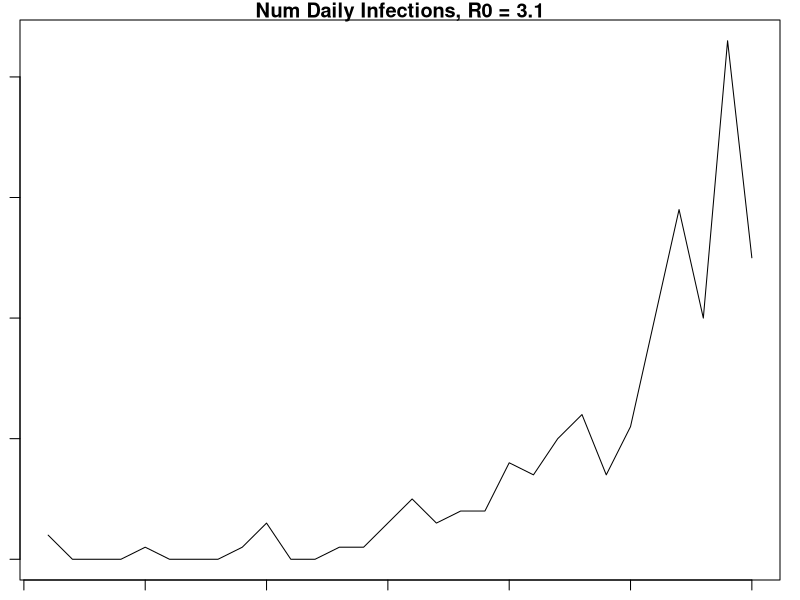
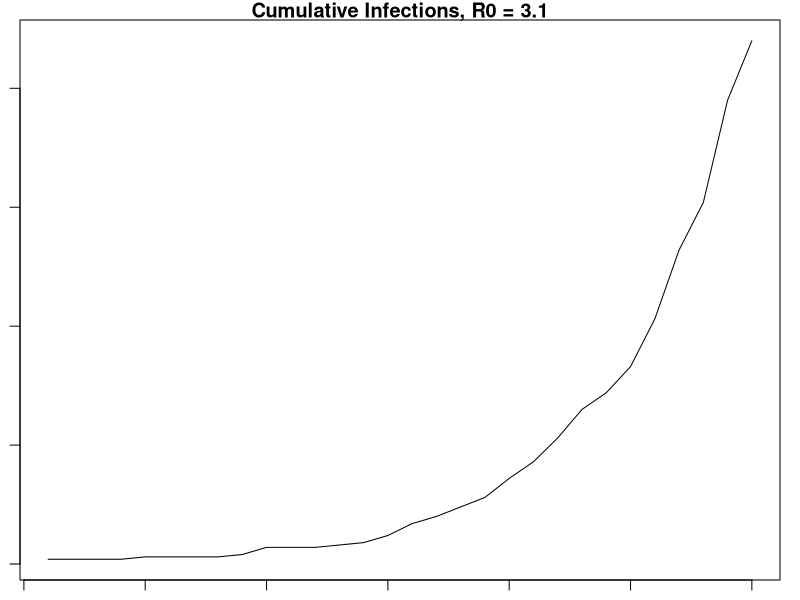
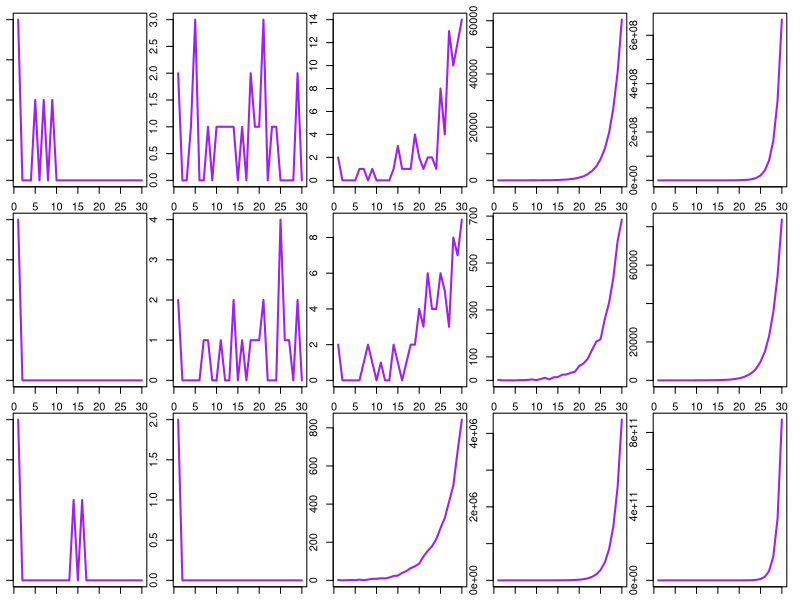
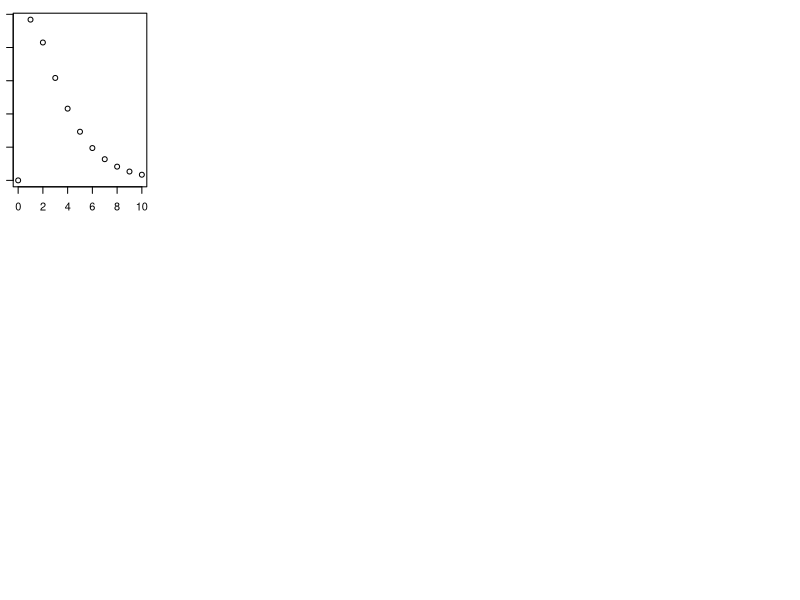

Recreate these plots in R, in order.
#Simulate Branching Process
par(mar=c(1,1,1,1))

#Parameters
num_days = 30 #100
r0 = 3.1
shape_gamma = 6
scale_gamma = 1


#Function
simulate_branching = function(num_days, r0, shape_gamma, scale_gamma) {
  #Set up
  vec_infecteds = vector('numeric', num_days)
  vec_infecteds[1] = 2
  
  #Infectiousness (Discrete gamma) - I.e 'Infectiousness Pressure' - Sum of all people
  #Explanation: Gamma is a continuous function so integrate over the density at that point in time (today - previous day)
  prob_infect = pgamma(c(1:num_days), shape = shape_gamma, scale = scale_gamma) - pgamma(c(0:(num_days-1)), shape = shape_gamma, scale = scale_gamma)
  
  #Days of Infection Spreading
  for (t in 2:num_days) {
    
    #Total rate
    tot_rate = r0*sum(vec_infecteds[1:(t-1)]*rev(prob_infect[1:(t-1)])) #Product of infecteds & their probablilty of infection along the gamma dist at that point in time
    vec_infecteds[t] = rpois(1, tot_rate) #Assuming number of cases each day follows a poisson distribution. Causes jumps in data 
  }
  
  vec_infecteds
}

#Implement
start_time = Sys.time()
x2 = simulate_branching(num_days, r0, shape_gamma, scale_gamma)
end_time = Sys.time()
time_elap = end_time - start_time
#print(time_elap)
x2

#Plots
plot.ts(x2, ylab = "N Daily infections", main = 'Num Daily Infections, R0 = 3.1')

#Cumulative data
cum_data <- cumsum(x2)
plot.ts(cum_data, , ylab = "Cumulative infections", main = 'Cumulative Infections, R0 = 3.1')


#*********************************************************************
#Plots
plot_variations = function(list_r0, list_scale_shape, num_days){
  #Plot
  par(mfrow=c(3,5))
  for (shape_scale in list_scale_shape){
    shape_gamma = shape_scale[[1]]
    scale_gamma = shape_scale[[2]]
    for (r0 in list_r0){
      num_daily = simulate_branching(num_days, r0, shape_gamma, scale_gamma)
      plot.ts(num_daily,lwd = 2, ylab = "N Daily infections", col = 'purple')
    }
  }
}

#*********
#Params + Apply
num_days = 30
list_r0 = c(0.5, 1, 2, 4, 8)
#list_shape_scale = list(list(9,0.5) , list(7.5,1.0), list(6,1))
list_shape_scale = list(list(2,2), list(3,2), list(1.5, 2))
plot_variations(list_r0,  list_shape_scale, num_days)

#**********
#Inspect gamma density
seq1 = seq(0.0, 10, by = 1)
gammaX = dgamma(seq1, shape = 1.5, scale = 2)
plot(seq1, gammaX)